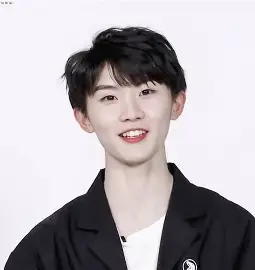
#> input picture face-recognition/testphotos/+7.webp, 255 x 270 px
$ python -i make_noisy_test_images.py   (imports and definitions only)
#> lines starting #> are read from the running program, lines starting #| are printed output that depends on the picture
from __future__ import annotations

import argparse
import hashlib
from dataclasses import dataclass
from io import BytesIO
from pathlib import Path

import numpy as np
from PIL import Image, ImageFilter


SUPPORTED_IMAGE_EXTENSIONS = {".jpg", ".jpeg", ".png", ".webp", ".bmp"}
PROJECT_ROOT = Path(__file__).resolve().parents[1]


@dataclass(frozen=True)
class CameraNoiseProfile:
    gaussian_sigma: float
    salt_pepper_amount: float
    blur_radius: float
    jpeg_quality: int
    downscale_ratio: float


PROFILES = {
    "low": CameraNoiseProfile(
        gaussian_sigma=10.0,
        salt_pepper_amount=0.004,
        blur_radius=0.2,
        jpeg_quality=70,
        downscale_ratio=0.85,
    ),
    "damaged": CameraNoiseProfile(
        gaussian_sigma=30.0,
        salt_pepper_amount=0.025,
        blur_radius=1.0,
        jpeg_quality=28,
        downscale_ratio=0.55,
    ),
}


def apply_camera_noise(
    image: np.ndarray,
    profile: str = "damaged",
    seed: int | None = None,
) -> np.ndarray:
#> called with profile = 'damaged'
    settings = _profile(profile)
    rng = np.random.default_rng(seed)
    noisy = np.asarray(image, dtype=np.float32).copy()

    noisy += rng.normal(0.0, settings.gaussian_sigma, size=noisy.shape)
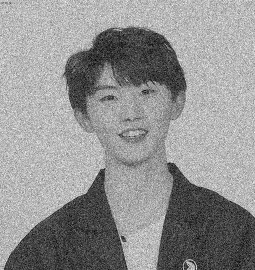
#> noisy: shape (270, 255) float32; min -85.08, max 368.8, mean 175.7; drawn with min black and max white
    noisy = np.clip(noisy, 0, 255).astype(np.uint8)
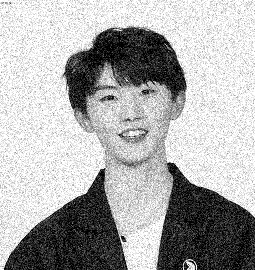
#> noisy: shape (270, 255); min 0, max 255, mean 171.8
    noisy = _apply_salt_pepper(noisy, settings.salt_pepper_amount, rng)
    noisy = _apply_downscale(noisy, settings.downscale_ratio)
    noisy = _apply_blur(noisy, settings.blur_radius)
    noisy = _apply_jpeg_damage(noisy, settings.jpeg_quality)
    return noisy


# [65 lines left out: functions process_directory, resolve_cli_paths, _resolve_input_path, _resolve_output_path, not called in this run]


def _profile(profile: str) -> CameraNoiseProfile:
    try:
        return PROFILES[profile]
    except KeyError as exc:
        choices = ", ".join(sorted(PROFILES))
        raise ValueError(f"Unknown profile '{profile}'. Choose one of: {choices}") from exc


def _apply_salt_pepper(
    image: np.ndarray,
    amount: float,
    rng: np.random.Generator,
) -> np.ndarray:
#> called with amount = 0.025
    if amount <= 0:
        return image

    result = image.copy()
    mask = rng.random(image.shape[:2])
    salt = mask < amount / 2
    pepper = (mask >= amount / 2) & (mask < amount)
    result[salt] = 255
    result[pepper] = 0
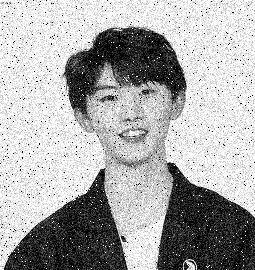
#> result: shape (270, 255); min 0, max 255, mean 170.5
    return result


def _apply_downscale(image: np.ndarray, ratio: float) -> np.ndarray:
#> called with ratio = 0.55
    if ratio >= 1.0:
        return image

    source = Image.fromarray(image)
    width, height = source.size
#> width = 255; height = 270
    small_size = (max(1, int(width * ratio)), max(1, int(height * ratio)))
#> small_size = (140, 148)
    small = source.resize(small_size, Image.Resampling.BILINEAR)
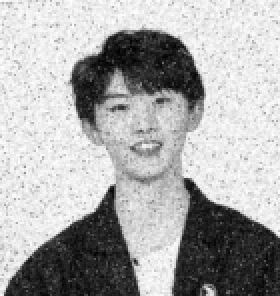
#> small: PIL image 140x148 L (shown 2 times larger); min 1, max 255, mean 170.5
    return np.asarray(small.resize((width, height), Image.Resampling.BILINEAR))
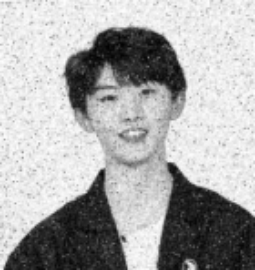
#> returned value: shape (270, 255); min 2, max 254, mean 170.5


def _apply_blur(image: np.ndarray, radius: float) -> np.ndarray:
#> called with radius = 1
    if radius <= 0:
        return image
    return np.asarray(Image.fromarray(image).filter(ImageFilter.GaussianBlur(radius=radius)))


def _apply_jpeg_damage(image: np.ndarray, quality: int) -> np.ndarray:
#> called with quality = 28
    buffer = BytesIO()
    Image.fromarray(image).save(buffer, format="JPEG", quality=quality)
    buffer.seek(0)
    return np.asarray(Image.open(buffer).convert("RGB"))
#> returned value: shape (270, 255, 3)


def _read_rgb_image(path: Path) -> np.ndarray:
    with Image.open(path) as image:
        return np.asarray(image.convert("RGB"))


# [52 lines left out: functions _write_rgb_image, _iter_image_files, _file_seed, main, not called in this run]


# [2 lines not run here, left out]

>>> import cv2
>>> picture = cv2.imread('../testphotos/+7.webp', cv2.IMREAD_GRAYSCALE)
>>> result = apply_camera_noise(picture)
